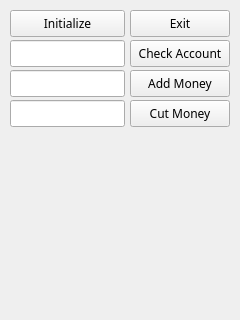
<?xml version="1.0" encoding="UTF-8"?>
<ui version="4.0">
 <class>MainWindowClass</class>
 <widget class="QMainWindow" name="MainWindowClass">
  <property name="geometry">
   <rect>
    <x>0</x>
    <y>0</y>
    <width>240</width>
    <height>320</height>
   </rect>
  </property>
  <property name="windowTitle">
   <string>tortoiseRFID</string>
  </property>
  <widget class="QWidget" name="centralWidget">
   <widget class="QPushButton" name="btn_Initialize">
    <property name="geometry">
     <rect>
      <x>10</x>
      <y>10</y>
      <width>115</width>
      <height>27</height>
     </rect>
    </property>
    <property name="font">
     <font>
      <family>Sans Serif</family>
     </font>
    </property>
    <property name="text">
     <string>Initialize</string>
    </property>
   </widget>
   <widget class="QPushButton" name="btn_Exit">
    <property name="geometry">
     <rect>
      <x>130</x>
      <y>10</y>
      <width>100</width>
      <height>27</height>
     </rect>
    </property>
    <property name="font">
     <font>
      <family>Sans Serif</family>
     </font>
    </property>
    <property name="text">
     <string>Exit</string>
    </property>
   </widget>
   <widget class="QPushButton" name="btn_GetMoney">
    <property name="geometry">
     <rect>
      <x>130</x>
      <y>40</y>
      <width>100</width>
      <height>27</height>
     </rect>
    </property>
    <property name="font">
     <font>
      <family>Sans Serif</family>
     </font>
    </property>
    <property name="text">
     <string>Check Account</string>
    </property>
   </widget>
   <widget class="QPushButton" name="btn_AddMoney">
    <property name="geometry">
     <rect>
      <x>130</x>
      <y>70</y>
      <width>100</width>
      <height>27</height>
     </rect>
    </property>
    <property name="font">
     <font>
      <family>Sans Serif</family>
     </font>
    </property>
    <property name="text">
     <string>Add Money</string>
    </property>
   </widget>
   <widget class="QPushButton" name="btn_CutMoney">
    <property name="geometry">
     <rect>
      <x>130</x>
      <y>100</y>
      <width>100</width>
      <height>27</height>
     </rect>
    </property>
    <property name="font">
     <font>
      <family>Sans Serif</family>
     </font>
    </property>
    <property name="text">
     <string>Cut Money</string>
    </property>
   </widget>
   <widget class="QLineEdit" name="lineEdit_GetMoney">
    <property name="geometry">
     <rect>
      <x>10</x>
      <y>40</y>
      <width>115</width>
      <height>27</height>
     </rect>
    </property>
    <property name="font">
     <font>
      <family>Sans Serif</family>
     </font>
    </property>
   </widget>
   <widget class="QLineEdit" name="lineEdit_AddMoney">
    <property name="geometry">
     <rect>
      <x>10</x>
      <y>70</y>
      <width>115</width>
      <height>27</height>
     </rect>
    </property>
    <property name="font">
     <font>
      <family>Sans Serif</family>
     </font>
    </property>
   </widget>
   <widget class="QLineEdit" name="lineEdit_CutMoney">
    <property name="geometry">
     <rect>
      <x>10</x>
      <y>100</y>
      <width>115</width>
      <height>27</height>
     </rect>
    </property>
    <property name="font">
     <font>
      <family>Sans Serif</family>
     </font>
    </property>
   </widget>
  </widget>
 </widget>
 <layoutdefault spacing="6" margin="11"/>
 <resources/>
 <connections/>
</ui>
